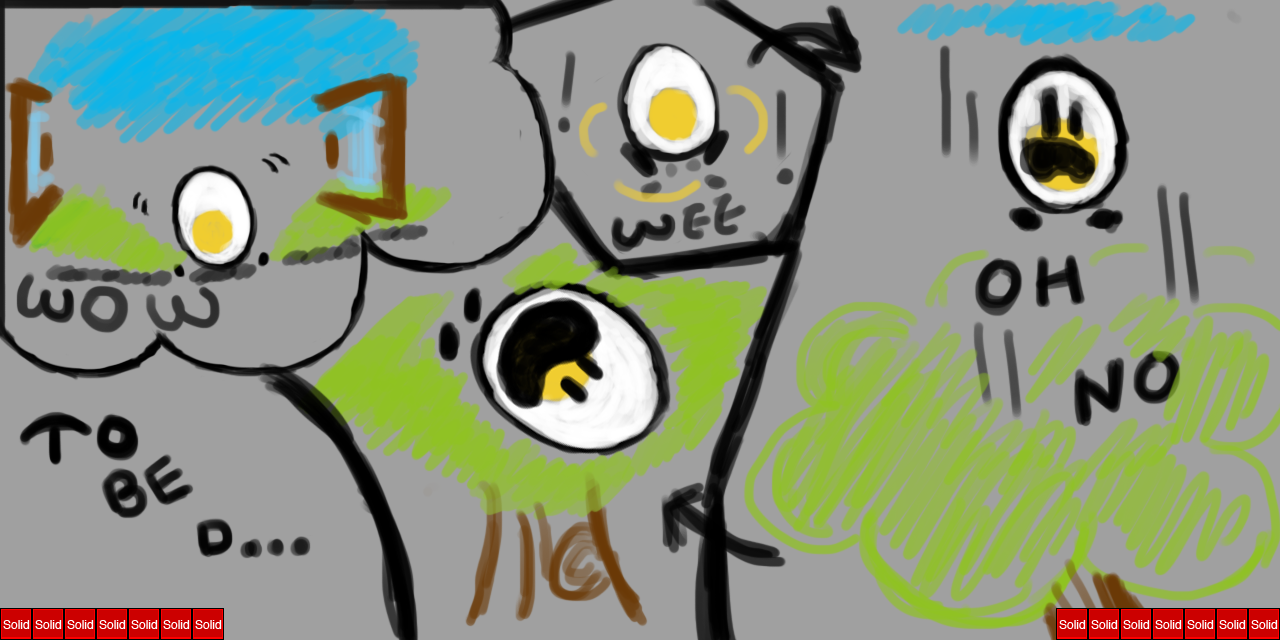

A 2D game scene composited from a Tiled map and its tileset images. What follows is a short description and the map's XML, with each tile layer's data collapsed to a summary:
An orthogonal 40x20 tile map with 32x32 px tiles, 1 tile layer (Collision), 1 image layer and 4 objects (3x OneClickEntity, Eggy).

<map version="1.0" orientation="orthogonal" width="40" height="20" tilewidth="32" tileheight="32">
 <tileset firstgid="1" name="metatiles32x32" tilewidth="32" tileheight="32">
  <image source="../img/map/metatiles32x32.png" width="160" height="32" />
  <tile id="0">
   <properties>
    <property name="type" value="solid" />
   </properties>
  </tile>
 </tileset>
 <imagelayer name="Background" width="40" height="20">
  <image source="../img/backgrounds/comic_strip5.png" />
 </imagelayer>
 <layer name="Collision" width="40" height="20">
  <data>[800 cells, 14 non-empty, 1 distinct tile ids]</data>
 </layer>
 <objectgroup name="Player" width="40" height="20">
  <object name="Eggy" x="32" y="576" width="32" height="32" />
  <object name="OneClickEntity" x="192" y="576" width="32" height="32">
   <properties>
    <property name="befType" value="flip" />
    <property name="image" value="blank" />
    <property name="notClickable" value="true" />
   </properties>
  </object>
  <object name="OneClickEntity" x="32" y="512" width="160" height="96">
   <properties>
    <property name="aftType" value="scene6" />
    <property name="befCol" value="-1,-1,0,70" />
    <property name="befType" value="null" />
    <property name="image" value="continueButton" />
   </properties>
  </object>
  <object name="OneClickEntity" x="0" y="576" width="32" height="32">
   <properties>
    <property name="befType" value="flip" />
    <property name="image" value="blank" />
    <property name="notClickable" value="true" />
   </properties>
  </object>
 </objectgroup>
</map>
